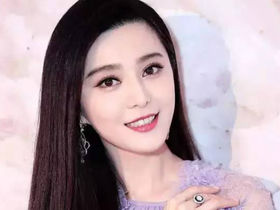
//> input picture OpenCV/c++/face_recognize/python/fan_test1.jpg, 280 x 210 px
$ ./canny ../face_recognize/python/fan_test1.jpg   (built with g++ and OpenCV 4)
//> lines starting //> are read from the running program, lines starting //| are printed output that depends on the picture
#include <iostream>
#include <opencv2/opencv.hpp>

using namespace std;
using namespace cv;

int main(int argc, char *argv[])
{
	Mat img = imread(argv[1], 0);
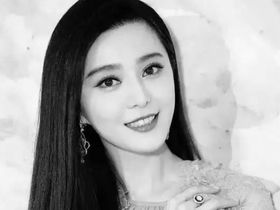
//> img: 210 rows x 280 cols, CV_8UC1; min 0, max 255, mean 166.5
	if (img.empty()) {
		cout << "load pic failed" << endl;
		return -1;
	}

	Mat result;
	Canny(img, result, 50, 100);
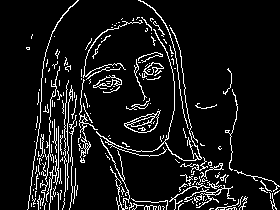
//> result: 210 rows x 280 cols, CV_8UC1; 8.8% white in thin lines or dots

	imwrite("canny.png", result);
	namedWindow("sketch", CV_WINDOW_NORMAL);
	imshow("sketch", result);
	waitKey(0);
	return 0;
}

$ run again, on OpenCV/c++/face_recognize/python/gao_test1.jpg
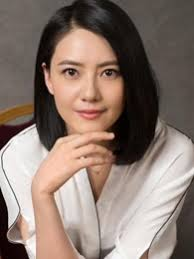
//> input picture OpenCV/c++/face_recognize/python/gao_test1.jpg, 194 x 259 px
//> `Mat img = imread(argv[1], 0);`:
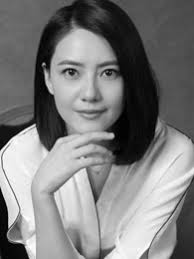
//> img: 259 rows x 194 cols, CV_8UC1; min 0, max 255, mean 124.2
//> `Canny(img, result, 50, 100);`:
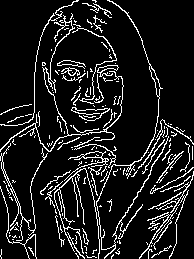
//> result: 259 rows x 194 cols, CV_8UC1; 11.1% white in thin lines or dots
